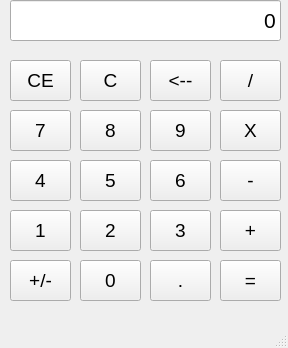
<?xml version="1.0" encoding="UTF-8"?>
<ui version="4.0">
 <class>MainWindow</class>
 <widget class="QMainWindow" name="MainWindow">
  <property name="geometry">
   <rect>
    <x>0</x>
    <y>0</y>
    <width>288</width>
    <height>348</height>
   </rect>
  </property>
  <property name="windowTitle">
   <string>MainWindow</string>
  </property>
  <property name="tabShape">
   <enum>QTabWidget::Rounded</enum>
  </property>
  <widget class="QWidget" name="centralwidget">
   <widget class="QLineEdit" name="inputText">
    <property name="geometry">
     <rect>
      <x>10</x>
      <y>0</y>
      <width>271</width>
      <height>41</height>
     </rect>
    </property>
    <property name="font">
     <font>
      <pointsize>16</pointsize>
      <weight>50</weight>
      <bold>false</bold>
     </font>
    </property>
    <property name="cursor">
     <cursorShape>ArrowCursor</cursorShape>
    </property>
    <property name="autoFillBackground">
     <bool>false</bool>
    </property>
    <property name="text">
     <string>0</string>
    </property>
    <property name="echoMode">
     <enum>QLineEdit::Normal</enum>
    </property>
    <property name="alignment">
     <set>Qt::AlignRight|Qt::AlignTrailing|Qt::AlignVCenter</set>
    </property>
    <property name="readOnly">
     <bool>true</bool>
    </property>
    <property name="clearButtonEnabled">
     <bool>false</bool>
    </property>
   </widget>
   <widget class="QPushButton" name="CE_btn">
    <property name="geometry">
     <rect>
      <x>10</x>
      <y>60</y>
      <width>61</width>
      <height>41</height>
     </rect>
    </property>
    <property name="font">
     <font>
      <pointsize>14</pointsize>
     </font>
    </property>
    <property name="text">
     <string>CE</string>
    </property>
   </widget>
   <widget class="QPushButton" name="C_btn">
    <property name="geometry">
     <rect>
      <x>80</x>
      <y>60</y>
      <width>61</width>
      <height>41</height>
     </rect>
    </property>
    <property name="font">
     <font>
      <pointsize>14</pointsize>
     </font>
    </property>
    <property name="text">
     <string>C</string>
    </property>
   </widget>
   <widget class="QPushButton" name="backspace_btn">
    <property name="geometry">
     <rect>
      <x>150</x>
      <y>60</y>
      <width>61</width>
      <height>41</height>
     </rect>
    </property>
    <property name="font">
     <font>
      <pointsize>14</pointsize>
     </font>
    </property>
    <property name="text">
     <string>&lt;--</string>
    </property>
   </widget>
   <widget class="QPushButton" name="divide_btn">
    <property name="geometry">
     <rect>
      <x>220</x>
      <y>60</y>
      <width>61</width>
      <height>41</height>
     </rect>
    </property>
    <property name="font">
     <font>
      <pointsize>14</pointsize>
     </font>
    </property>
    <property name="text">
     <string>/</string>
    </property>
    <property name="checkable">
     <bool>true</bool>
    </property>
   </widget>
   <widget class="QPushButton" name="no9_btn">
    <property name="geometry">
     <rect>
      <x>150</x>
      <y>110</y>
      <width>61</width>
      <height>41</height>
     </rect>
    </property>
    <property name="font">
     <font>
      <pointsize>14</pointsize>
     </font>
    </property>
    <property name="text">
     <string>9</string>
    </property>
   </widget>
   <widget class="QPushButton" name="no7_btn">
    <property name="geometry">
     <rect>
      <x>10</x>
      <y>110</y>
      <width>61</width>
      <height>41</height>
     </rect>
    </property>
    <property name="font">
     <font>
      <pointsize>14</pointsize>
     </font>
    </property>
    <property name="text">
     <string>7</string>
    </property>
   </widget>
   <widget class="QPushButton" name="multiply_btn">
    <property name="geometry">
     <rect>
      <x>220</x>
      <y>110</y>
      <width>61</width>
      <height>41</height>
     </rect>
    </property>
    <property name="font">
     <font>
      <pointsize>14</pointsize>
     </font>
    </property>
    <property name="text">
     <string>X</string>
    </property>
    <property name="checkable">
     <bool>true</bool>
    </property>
   </widget>
   <widget class="QPushButton" name="no8_btn">
    <property name="geometry">
     <rect>
      <x>80</x>
      <y>110</y>
      <width>61</width>
      <height>41</height>
     </rect>
    </property>
    <property name="font">
     <font>
      <pointsize>14</pointsize>
     </font>
    </property>
    <property name="text">
     <string>8</string>
    </property>
   </widget>
   <widget class="QPushButton" name="no6_btn">
    <property name="geometry">
     <rect>
      <x>150</x>
      <y>160</y>
      <width>61</width>
      <height>41</height>
     </rect>
    </property>
    <property name="font">
     <font>
      <pointsize>14</pointsize>
     </font>
    </property>
    <property name="text">
     <string>6</string>
    </property>
   </widget>
   <widget class="QPushButton" name="add_btn">
    <property name="geometry">
     <rect>
      <x>220</x>
      <y>210</y>
      <width>61</width>
      <height>41</height>
     </rect>
    </property>
    <property name="font">
     <font>
      <pointsize>14</pointsize>
     </font>
    </property>
    <property name="text">
     <string>+</string>
    </property>
    <property name="checkable">
     <bool>true</bool>
    </property>
   </widget>
   <widget class="QPushButton" name="no4_btn">
    <property name="geometry">
     <rect>
      <x>10</x>
      <y>160</y>
      <width>61</width>
      <height>41</height>
     </rect>
    </property>
    <property name="font">
     <font>
      <pointsize>14</pointsize>
     </font>
    </property>
    <property name="text">
     <string>4</string>
    </property>
   </widget>
   <widget class="QPushButton" name="no1_btn">
    <property name="geometry">
     <rect>
      <x>10</x>
      <y>210</y>
      <width>61</width>
      <height>41</height>
     </rect>
    </property>
    <property name="font">
     <font>
      <pointsize>14</pointsize>
     </font>
    </property>
    <property name="text">
     <string>1</string>
    </property>
   </widget>
   <widget class="QPushButton" name="subtract_btn">
    <property name="geometry">
     <rect>
      <x>220</x>
      <y>160</y>
      <width>61</width>
      <height>41</height>
     </rect>
    </property>
    <property name="font">
     <font>
      <pointsize>14</pointsize>
     </font>
    </property>
    <property name="text">
     <string>-</string>
    </property>
    <property name="checkable">
     <bool>true</bool>
    </property>
    <property name="checked">
     <bool>false</bool>
    </property>
   </widget>
   <widget class="QPushButton" name="no2_btn">
    <property name="geometry">
     <rect>
      <x>80</x>
      <y>210</y>
      <width>61</width>
      <height>41</height>
     </rect>
    </property>
    <property name="font">
     <font>
      <pointsize>14</pointsize>
     </font>
    </property>
    <property name="text">
     <string>2</string>
    </property>
   </widget>
   <widget class="QPushButton" name="no3_btn">
    <property name="geometry">
     <rect>
      <x>150</x>
      <y>210</y>
      <width>61</width>
      <height>41</height>
     </rect>
    </property>
    <property name="font">
     <font>
      <pointsize>14</pointsize>
     </font>
    </property>
    <property name="text">
     <string>3</string>
    </property>
   </widget>
   <widget class="QPushButton" name="no5_btn">
    <property name="geometry">
     <rect>
      <x>80</x>
      <y>160</y>
      <width>61</width>
      <height>41</height>
     </rect>
    </property>
    <property name="font">
     <font>
      <pointsize>14</pointsize>
     </font>
    </property>
    <property name="text">
     <string>5</string>
    </property>
   </widget>
   <widget class="QPushButton" name="decimal_btn">
    <property name="geometry">
     <rect>
      <x>150</x>
      <y>260</y>
      <width>61</width>
      <height>41</height>
     </rect>
    </property>
    <property name="font">
     <font>
      <pointsize>14</pointsize>
     </font>
    </property>
    <property name="text">
     <string>.</string>
    </property>
   </widget>
   <widget class="QPushButton" name="equals_btn">
    <property name="geometry">
     <rect>
      <x>220</x>
      <y>260</y>
      <width>61</width>
      <height>41</height>
     </rect>
    </property>
    <property name="font">
     <font>
      <pointsize>14</pointsize>
     </font>
    </property>
    <property name="text">
     <string>=</string>
    </property>
    <property name="shortcut">
     <string>Return</string>
    </property>
    <property name="checkable">
     <bool>false</bool>
    </property>
    <property name="checked">
     <bool>false</bool>
    </property>
   </widget>
   <widget class="QPushButton" name="no0_btn">
    <property name="geometry">
     <rect>
      <x>80</x>
      <y>260</y>
      <width>61</width>
      <height>41</height>
     </rect>
    </property>
    <property name="font">
     <font>
      <pointsize>14</pointsize>
     </font>
    </property>
    <property name="text">
     <string>0</string>
    </property>
   </widget>
   <widget class="QPushButton" name="changeSign_btn">
    <property name="geometry">
     <rect>
      <x>10</x>
      <y>260</y>
      <width>61</width>
      <height>41</height>
     </rect>
    </property>
    <property name="font">
     <font>
      <pointsize>14</pointsize>
     </font>
    </property>
    <property name="text">
     <string>+/-</string>
    </property>
   </widget>
  </widget>
  <widget class="QMenuBar" name="menubar">
   <property name="geometry">
    <rect>
     <x>0</x>
     <y>0</y>
     <width>288</width>
     <height>21</height>
    </rect>
   </property>
  </widget>
  <widget class="QStatusBar" name="statusbar"/>
 </widget>
 <tabstops>
  <tabstop>inputText</tabstop>
  <tabstop>CE_btn</tabstop>
  <tabstop>C_btn</tabstop>
  <tabstop>backspace_btn</tabstop>
  <tabstop>divide_btn</tabstop>
  <tabstop>no7_btn</tabstop>
  <tabstop>no8_btn</tabstop>
  <tabstop>no9_btn</tabstop>
  <tabstop>multiply_btn</tabstop>
  <tabstop>no4_btn</tabstop>
  <tabstop>no5_btn</tabstop>
  <tabstop>no6_btn</tabstop>
  <tabstop>subtract_btn</tabstop>
  <tabstop>no1_btn</tabstop>
  <tabstop>no2_btn</tabstop>
  <tabstop>no3_btn</tabstop>
  <tabstop>add_btn</tabstop>
  <tabstop>changeSign_btn</tabstop>
  <tabstop>no0_btn</tabstop>
  <tabstop>decimal_btn</tabstop>
  <tabstop>equals_btn</tabstop>
 </tabstops>
 <resources/>
 <connections/>
</ui>
